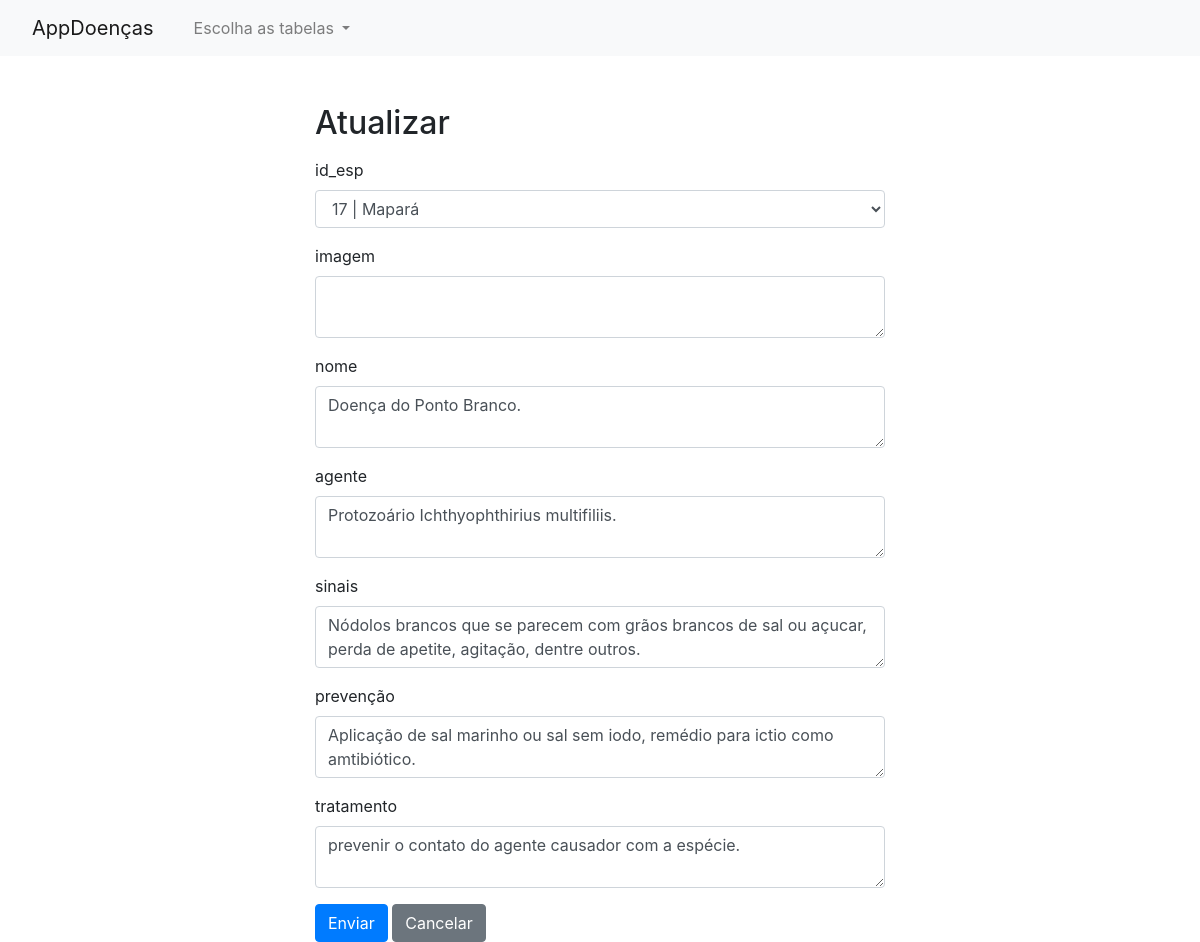
The app's page /doenca-update.php?id=11 with its own data.
### tables this page shows
CREATE TABLE `doenca` (
  `id` int(10) NOT NULL,
  `id_esp` int(10) NOT NULL,
  `imagem` text NOT NULL,
  `nome` text NOT NULL,
  `agente` text NOT NULL,
  `sinais` text NOT NULL,
  `prevenção` text NOT NULL,
  `tratamento` text NOT NULL
);

### doenca-update.php (the view, shortened to what this page needs)
<?php
require_once "config.php";
$id_esp = "";
$imagem = "";
$nome = "";
$agente = "";
$sinais = "";
$prevenção = "";
$tratamento = "";
if(isset($_POST["id"]) && !empty($_POST["id"])){
    $id = $_POST["id"];
    $id_esp = trim($_POST["id_esp"]);
		$imagem = trim($_POST["imagem"]);
		$nome = trim($_POST["nome"]);
		$agente = trim($_POST["agente"]);
		$sinais = trim($_POST["sinais"]);
		$prevenção = trim($_POST["prevenção"]);
		$tratamento = trim($_POST["tratamento"]);
    $dsn = "mysql:host=$db_server;dbname=$db_name;charset=utf8mb4";
    $options = [
        PDO::ATTR_EMULATE_PREPARES   => false,
        PDO::ATTR_ERRMODE            => PDO::ERRMODE_EXCEPTION,
        PDO::ATTR_DEFAULT_FETCH_MODE => PDO::FETCH_ASSOC,
    ];
    try {
        $pdo = new PDO($dsn, $db_user, $db_password, $options);
    } catch (Exception $e) {
        error_log($e->getMessage());
        exit('Something weird happened');
    }
    $vars = parse_columns('doenca', $_POST);
    $stmt = $pdo->prepare("UPDATE doenca SET id_esp=?,imagem=?,nome=?,agente=?,sinais=?,prevenção=?,tratamento=? WHERE id=?");
    if(!$stmt->execute([ $id_esp,$imagem,$nome,$agente,$sinais,$prevenção,$tratamento,$id  ])) {
        echo "Something went wrong. Please try again later.";
        header("location: error.php");
    } else {
        $stmt = null;
        header("location: doenca-read.php?id=$id");
    }
} else {
    if(isset($_GET["id"]) && !empty($_GET["id"])){
        $id =  trim($_GET["id"]);
        $sql = "SELECT * FROM doenca WHERE id = ?";
        if($stmt = mysqli_prepare($link, $sql)){
            $param_id = $id;
			if (is_int($param_id)) $__vartype = "i";
			elseif (is_string($param_id)) $__vartype = "s";
			elseif (is_numeric($param_id)) $__vartype = "d";
			else $__vartype = "b";
			mysqli_stmt_bind_param($stmt, $__vartype, $param_id);
            if(mysqli_stmt_execute($stmt)){
                $result = mysqli_stmt_get_result($stmt);
                if(mysqli_num_rows($result) == 1){
                    $row = mysqli_fetch_array($result, MYSQLI_ASSOC);
                    $id_esp = $row["id_esp"];
					$imagem = $row["imagem"];
					$nome = $row["nome"];
					$agente = $row["agente"];
					$sinais = $row["sinais"];
					$prevenção = $row["prevenção"];
					$tratamento = $row["tratamento"];
                } else{
                    header("location: error.php");
                    exit();
                }
            } else{
                echo "Oops! Something went wrong. Please try again later.<br>".$stmt->error;
            }
        }
    }  else{
        header("location: error.php");
        exit();
    }
}
?>
<!DOCTYPE html>
<html lang="en">
<head>
    <link rel="stylesheet" href="https://stackpath.bootstrapcdn.com/bootstrap/4.5.0/css/bootstrap.min.css">
</head>
<?php require_once('navbar.php'); ?>
<body>
    <section class="pt-5">
        <div class="container-fluid">
            <div class="row">
                <div class="col-md-6 mx-auto">
                    <div class="page-header">
                        <h2>Atualizar</h2>
                    </div>
                    <form action="<?php echo htmlspecialchars(basename($_SERVER['REQUEST_URI'])); ?>" method="post">
                        <div class="form-group">
                                <label>id_esp</label>
                                    <select class="form-control" id="id_esp" name="id_esp">
                                    <?php
                                        $sql = "SELECT *,id FROM especie";
                                        $result = mysqli_query($link, $sql);
                                        while($row = mysqli_fetch_array($result, MYSQLI_ASSOC)) {
                                            array_pop($row);
                                            $value = implode(" | ", $row);
                                            if ($row["id"] == $id_esp){
                                            echo '<option value="' . "$row[id]" . '"selected="selected">' . "$value" . '</option>';
                                            } else {
                                                echo '<option value="' . "$row[id]" . '">' . "$value" . '</option>';
                                        }
                                        }
                                    ?>
                                    </select>
                            </div>
						<div class="form-group">
                                <label>imagem</label>
                                <textarea name="imagem" class="form-control"><?php echo $imagem ; ?></textarea>
                            </div>
						<div class="form-group">
                                <label>nome</label>
                                <textarea name="nome" class="form-control"><?php echo $nome ; ?></textarea>
                            </div>
						<div class="form-group">
                                <label>agente</label>
                                <textarea name="agente" class="form-control"><?php echo $agente ; ?></textarea>
                            </div>
						<div class="form-group">
                                <label>sinais</label>
                                <textarea name="sinais" class="form-control"><?php echo $sinais ; ?></textarea>
                            </div>
						<div class="form-group">
                                <label>prevenção</label>
                                <textarea name="prevenção" class="form-control"><?php echo $prevenção ; ?></textarea>
                            </div>
						<div class="form-group">
                                <label>tratamento</label>
                                <textarea name="tratamento" class="form-control"><?php echo $tratamento ; ?></textarea>
                            </div>
                        <input type="submit" class="btn btn-primary" value="Enviar">
                        <a href="doenca-index.php" class="btn btn-secondary">Cancelar</a>
                    </form>
                </div>
            </div>
        </div>
    </section>
</body>
</html>

### records on screen
doenca: nome "Doença do Ponto Branco.", agente "Protozoário Ichthyophthirius multifiliis.", sinais "Nódolos brancos que se parecem com grãos brancos de sal ou açucar, perda de apetite, agitação, dentre outros.", prevenção "Aplicação de sal marinho ou sal sem iodo, remédio para ictio como amtibiótico.", tratamento "prevenir o contato do agente causador com a espécie."

### other values on screen
form field id_esp "17 | Mapará"
